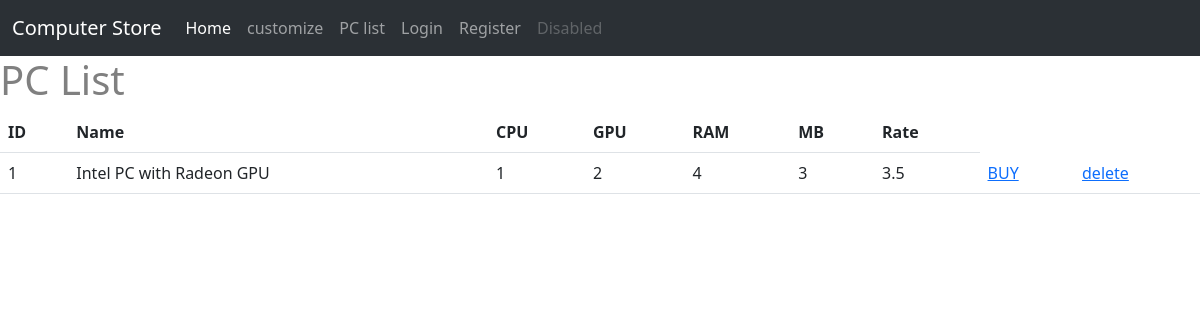
The app's page /prebulid with its own data.
### ltt/models.py (models this page shows)
class PC(db.Model):
    id = db.Column(db.Integer, primary_key = True)
    PCname = db.Column(db.String(120))
    cpu = db.Column(db.Integer, db.ForeignKey('item.id'))
    gpu = db.Column(db.Integer, db.ForeignKey('item.id'))
    ram = db.Column(db.Integer, db.ForeignKey('item.id'))
    MB = db.Column(db.Integer, db.ForeignKey('item.id'))
    creator_id = db.Column(db.Integer,db.ForeignKey('User.id'))
    rate_count = db.Column(db.Integer, default = 0)
    rate_acc = db.Column(db.Integer,default = 0)

### ltt/view.py (the view)
@view.route('/prebulid')
def prebulid():
    pc = PC.query.all()
    return render_template("prebulid.html", pc = pc)

### ltt/templates/prebulid.html (shortened to what this page needs)
{% extends "base.html" %}
{% block contend %}
<h1>PC List</h1>
<table class = "table table-hover">
    <thead>
        <tr>
            <th scope="col"> ID</th>
            <th scope="col"> Name</th>
            <th scope="col">CPU </th>
            <th scope="col"> GPU</th>
            <th scope="col">RAM </th>
            <th scope="col">MB </th>
            <th scope="col">Rate </th>
        </tr>
    </thead>
    <tbody>
        {% for p in pc %}
        <tr>
            <td>{{p.id}}</td>
            <td>{{p.PCname}}</td>
            <td>{{p.cpu}}</td>
            <td>{{p.gpu}}</td>
            <td>{{p.ram}}</td>
            <td>{{p.MB}}</td>
            {% if p.rate_count == 0   %}
            <td>0.0</td>
            {% else %}
            {% set rate = p.rate_acc/p.rate_count %}
            <td>{{rate}}</td>
            {% endif %}
            <td><a href="/buy/{{p.id}}">BUY</a></td>
            <td><a href="/deletepc/{{p.id}}">delete</a></td>
        </tr>
        {% endfor %}
    </tbody>
</table>
{% endblock %}

### ltt/static/main.css (style rules this page uses)
* { box-sizing: border-box; }
body { color: grey; }

### records on screen
PC: id "1", PCname "Intel PC with Radeon GPU", cpu "1", gpu "2", ram "4", MB "3", rate "3.5"
